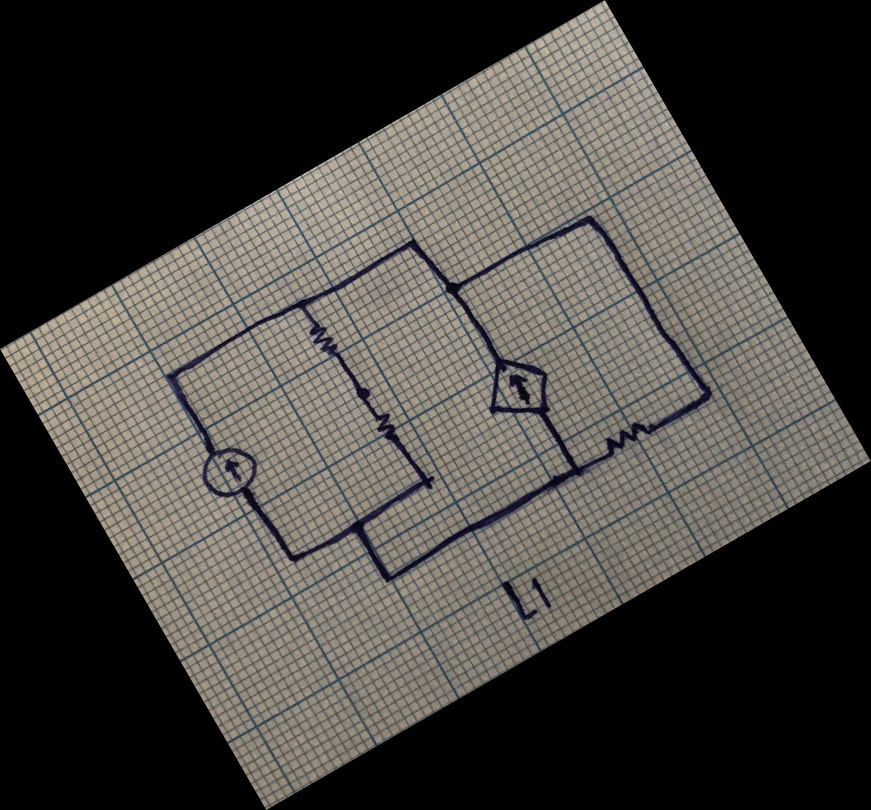
#> input picture MidtermSamples/im1.jpg, 871 x 810 px, shrunk from 2510 x 2335 before the run
$ python -i phase3.py   (imports and definitions only)
#> lines starting #> are read from the running program, lines starting #| are printed output that depends on the picture; after the words box and inside, x2 and y2 are one past the last pixel; in counts of white or black regions, pixels touching at a corner belong together
#> further down, picture is the input picture: shape (810, 871, 3); mean B, G, R 62.1, 66.1, 69
import cv2
import numpy

def circuit_detection(img):

    gray = cv2.cvtColor(img, cv2.COLOR_BGR2GRAY)
    ret,th1 = cv2.threshold(gray,80,255,cv2.ADAPTIVE_THRESH_GAUSSIAN_C)
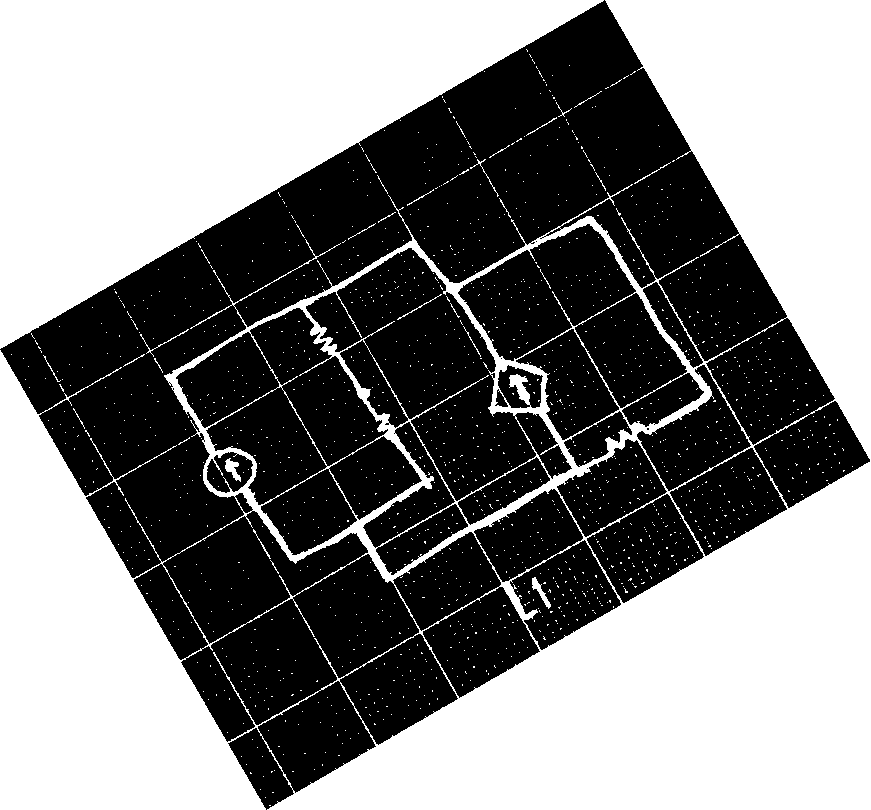
#> th1: shape (810, 871); 51.1% white; 12 black regions (4 under 20 px), largest, box (x1, y1, x2, y2) and area: (0, 0, 870, 810) 234272, (306, 248, 572, 575) 36104, (176, 308, 422, 555) 29941
    dst = cv2.cornerHarris(th1,3,3,0.06)
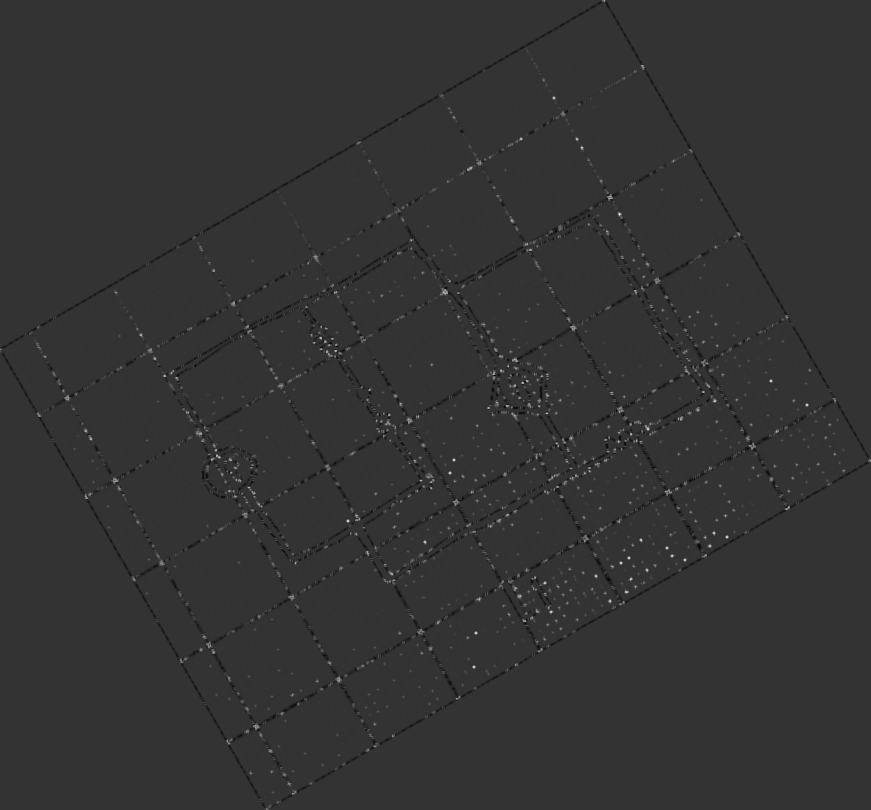
#> dst: shape (810, 871) float32; min -0.0403, max 0.16, mean 0.000162; drawn with min black and max white
    dst = cv2.dilate(dst,None)
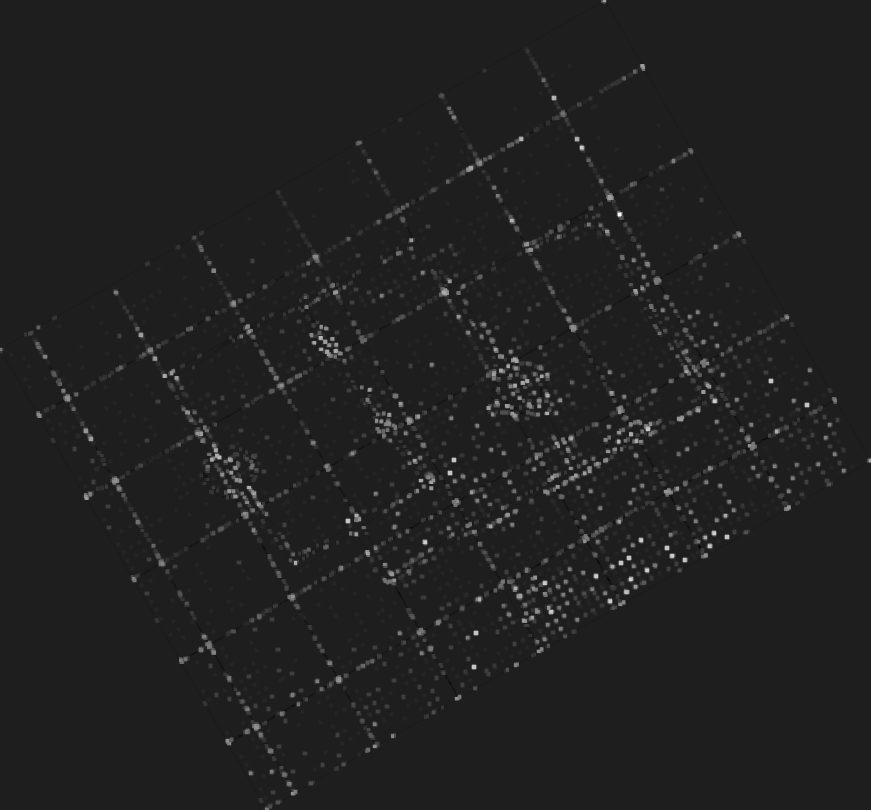
#> dst: shape (810, 871) float32; min -0.0216, max 0.16, mean 0.00206; drawn with min black and max white
    data_final = element_detection(th1, dst)

    return data_final


def element_detection(th1, dst):
    data_final = numpy.zeros((len(th1),len(th1[0]), 3), dtype="uint8")
#> data_final: shape (810, 871, 3); every value is 0
    for i in range(len(th1)):
        for j in range(len(th1[0])):
            # print(th1[i][j])
            if th1[i][j] == 255:
                data_final[i][j] = [255,255,255]

    data_final[dst>0.01*dst.max()] = [0,0,255]
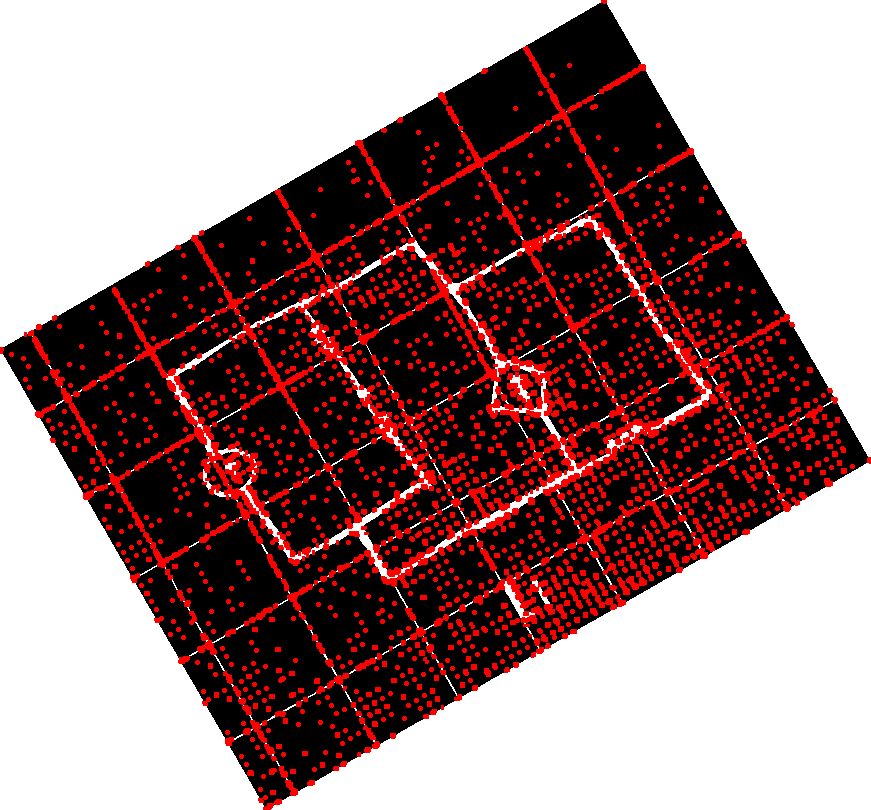
#> data_final: shape (810, 871, 3); mean of channels 0, 1, 2 124.4, 124.4, 152.5; drawn as B, G, R
    return data_final

>>> import cv2
>>> picture = cv2.imread('MidtermSamples/im1.jpg')
>>> result = circuit_detection(picture)

$ run again, on MidtermSamples/im2.jpg
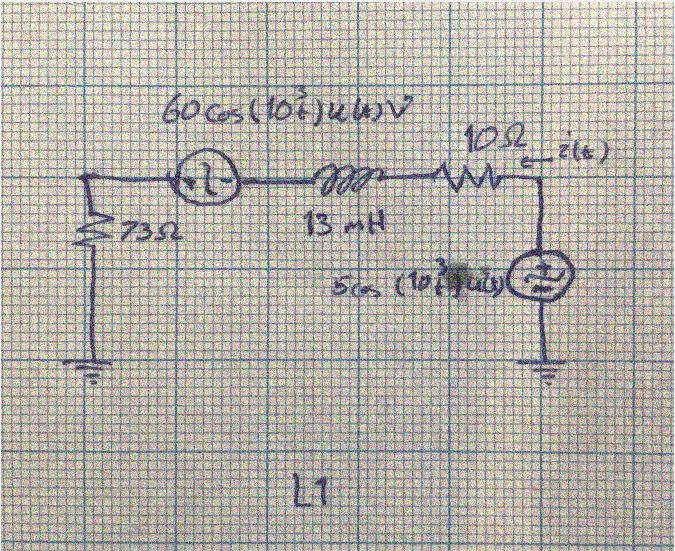
#> input picture MidtermSamples/im2.jpg, 675 x 551 px
#> picture is the input picture: shape (551, 675, 3); mean B, G, R 171.5, 178.3, 182.8
#> in circuit_detection, `ret,th1 = cv2.threshold(gray,80,255,cv2.ADAPTIVE_THRESH_GAUSSIAN_C)`:
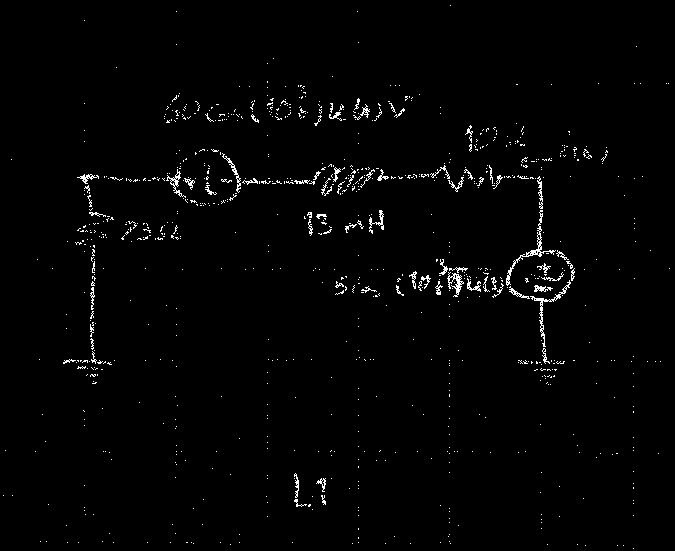
#> th1: shape (551, 675); 1.5% white in thin lines or dots
#> in element_detection, `data_final[dst>0.01*dst.max()] = [0,0,255]`:
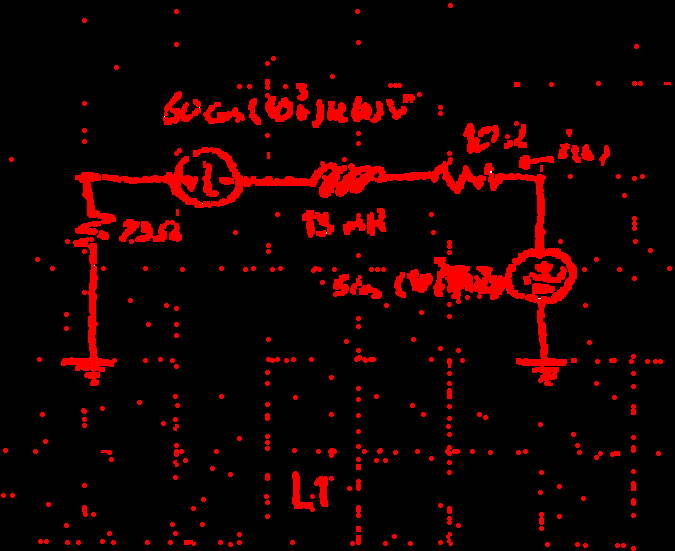
#> data_final: shape (551, 675, 3); mean of channels 0, 1, 2 0, 0, 21; drawn as B, G, R

$ run again, on MidtermSamples/im4.jpg
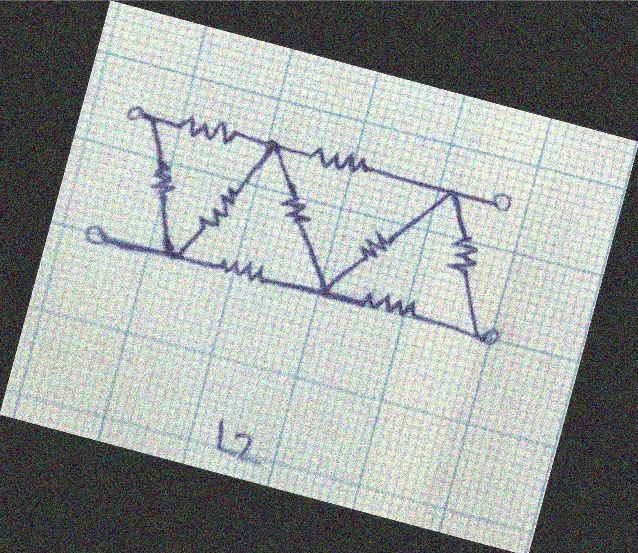
#> input picture MidtermSamples/im4.jpg, 638 x 553 px
#> picture is the input picture: shape (553, 638, 3); mean B, G, R 155.6, 157.9, 153.1
#> in circuit_detection, `ret,th1 = cv2.threshold(gray,80,255,cv2.ADAPTIVE_THRESH_GAUSSIAN_C)`:
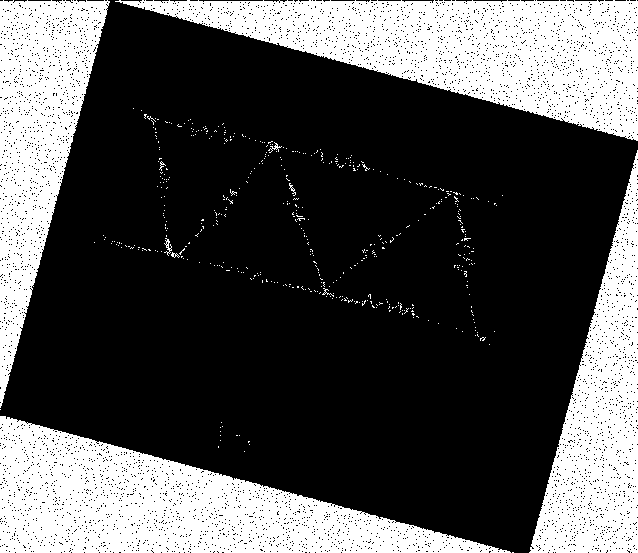
#> th1: shape (553, 638); 31.9% white; 478 white regions (468 under 20 px), largest, box (x1, y1, x2, y2) and area: (115, 0, 638, 141) 35078, (0, 416, 511, 553) 33911, (0, 0, 110, 408) 21476
#> in element_detection, `data_final[dst>0.01*dst.max()] = [0,0,255]`:
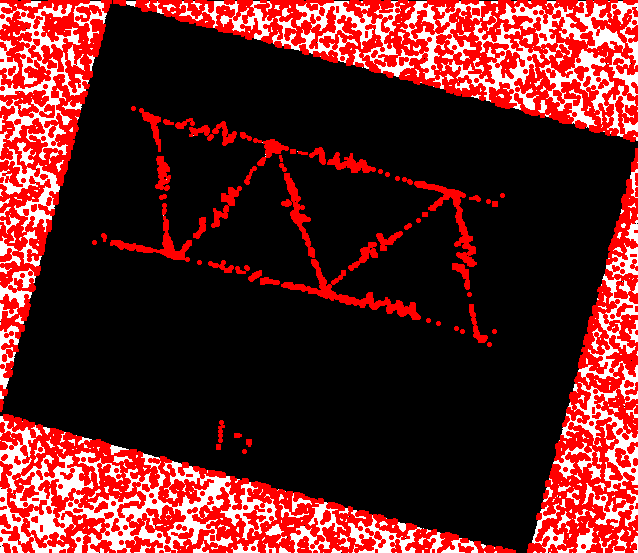
#> data_final: shape (553, 638, 3); mean of channels 0, 1, 2 32, 32, 93.6; drawn as B, G, R
